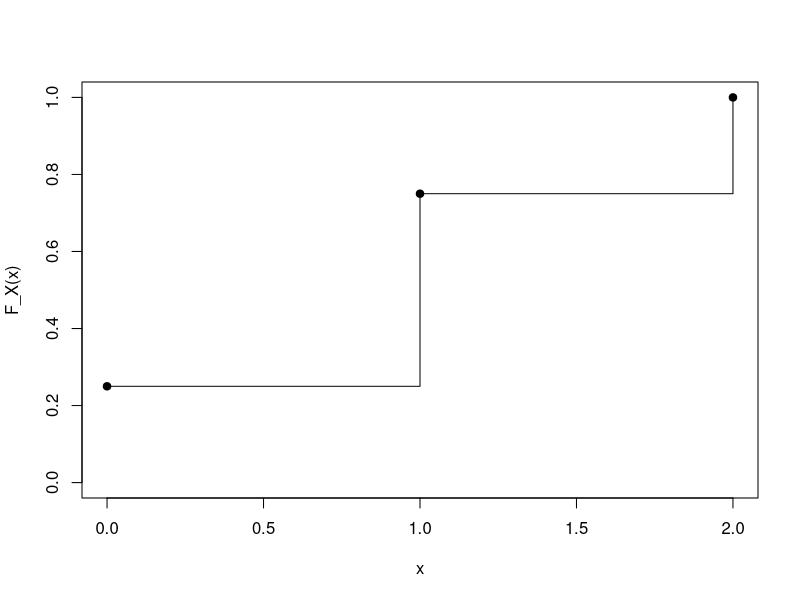

The R script that drew this image:
## ---- chunk 1
omega <- c("CC","CS","SC","SS")
X <- c(2,1,1,0)
data.frame(resultado=omega, X=X)
## ---- chunk 2
x <- 0:2
p <- c(.25,.50,.25)
F <- cumsum(p)
data.frame(x=x, P_X=p, F_X=F)
plot(x,F,type="s",ylim=c(0,1),xlab="x",ylab="F_X(x)")
points(x,F,pch=19)
